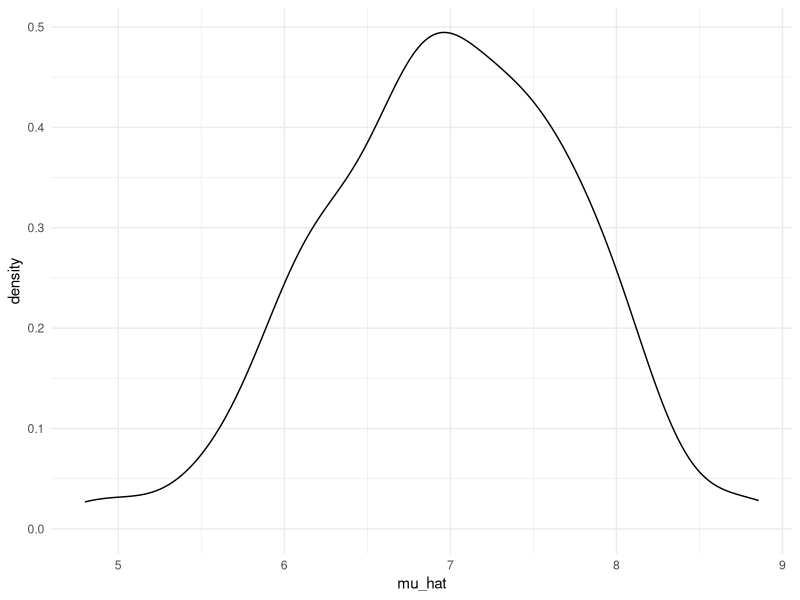
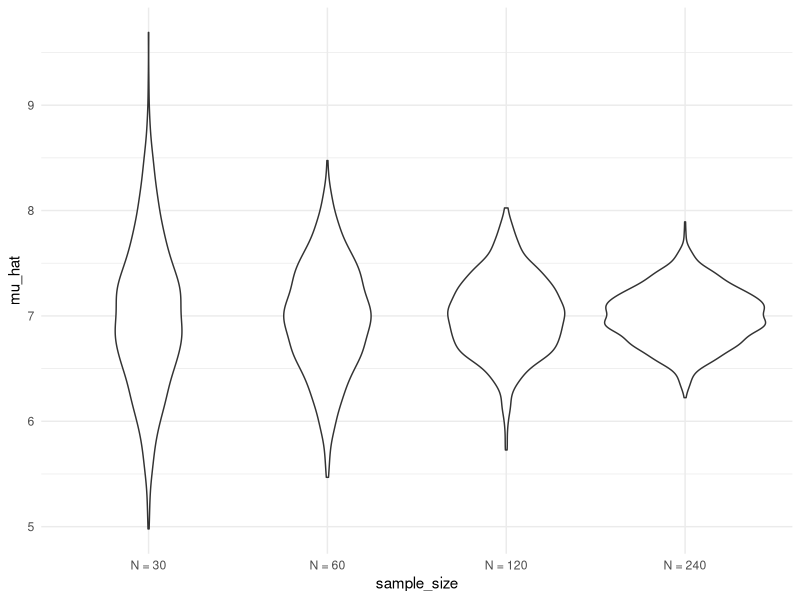
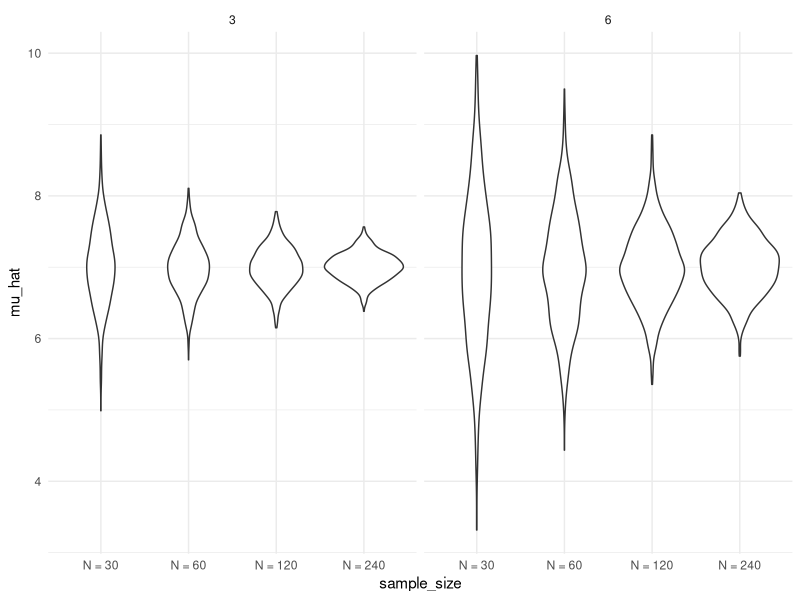

Reproduce these figures in R, in order.
## ---- chunk 1
library(tidyverse)

set.seed(1)

knitr::opts_chunk$set(
  fig.width = 6,
  fig.asp = .6,
  out.width = "90%"
)

theme_set(theme_minimal() + theme(legend.position = "bottom"))

options(
  ggplot2.continuous.colour = "viridis",
  ggplot2.continuous.fill = "viridis"
)

scale_colour_discrete = scale_colour_viridis_d
scale_fill_discrete = scale_fill_viridis_d
## ---- chunk 2
sim_mean_sd = function(n_obs, mu = 7, sigma = 4) {
  
  x = rnorm(n = n_obs, mean = mu, sd = sigma)
  
  tibble(
  mu_hat = mean(x),
  sigma_hat = sd(x)
)
}
## ---- chunk 3
sim_mean_sd(n_obs = 30)
## ---- chunk 4
output = vector("list", length = 100)

for (i in 1:100) {
  output[[i]] = sim_mean_sd(n_obs = 30)
  
}

bind_rows(output) %>% 
  view
## ---- chunk 5
sim_results_df = 
  expand_grid(
  sample_size = 30,
  iteration = 1:100
) %>% 
  mutate(
    estimate_df = map(sample_size, sim_mean_sd)
  ) %>% 
  unnest(estimate_df)
## ---- chunk 6
sim_results_df %>%
  ggplot(aes(x = mu_hat)) +
  geom_density()
## ---- chunk 7
sim_results_df = 
  expand_grid(
  sample_size = c(30, 60, 120, 240),
  iteration = 1:1000
) %>% 
  mutate(
    estimate_df = map(sample_size, sim_mean_sd)
  ) %>% 
  unnest(estimate_df)
## ---- chunk 8
sim_results_df %>% 
  mutate(
    sample_size = str_c("N = ", sample_size),
    sample_size = fct_inorder(sample_size)
  ) %>% 
  ggplot(aes(x = sample_size, y = mu_hat)) +
  geom_violin()
## ---- chunk 9
sim_results_df %>% 
  mutate(
    sample_size = str_c("N = ", sample_size),
    sample_size = fct_inorder(sample_size)
  ) %>% 
  group_by(sample_size) %>% 
  summarize(
    emp_st_err = sd(mu_hat)
  )

## ---- chunk 10
sim_results_df = 
  expand_grid(
  sample_size = c(30, 60, 120, 240),
  true_sigma = c(6, 3),
  iteration = 1:1000
) %>% 
  mutate(
    estimate_df = 
      map2(.x = sample_size, .y = true_sigma, ~sim_mean_sd(n_obs = .x, sigma = .y))
  ) %>% 
  unnest(estimate_df)

## ---- chunk 11
sim_results_df %>% 
  mutate(
    sample_size = str_c("N = ", sample_size),
    sample_size = fct_inorder(sample_size)
  ) %>% 
  ggplot(aes(x = sample_size, y = mu_hat)) +
  geom_violin() +
  facet_grid(. ~ true_sigma)
